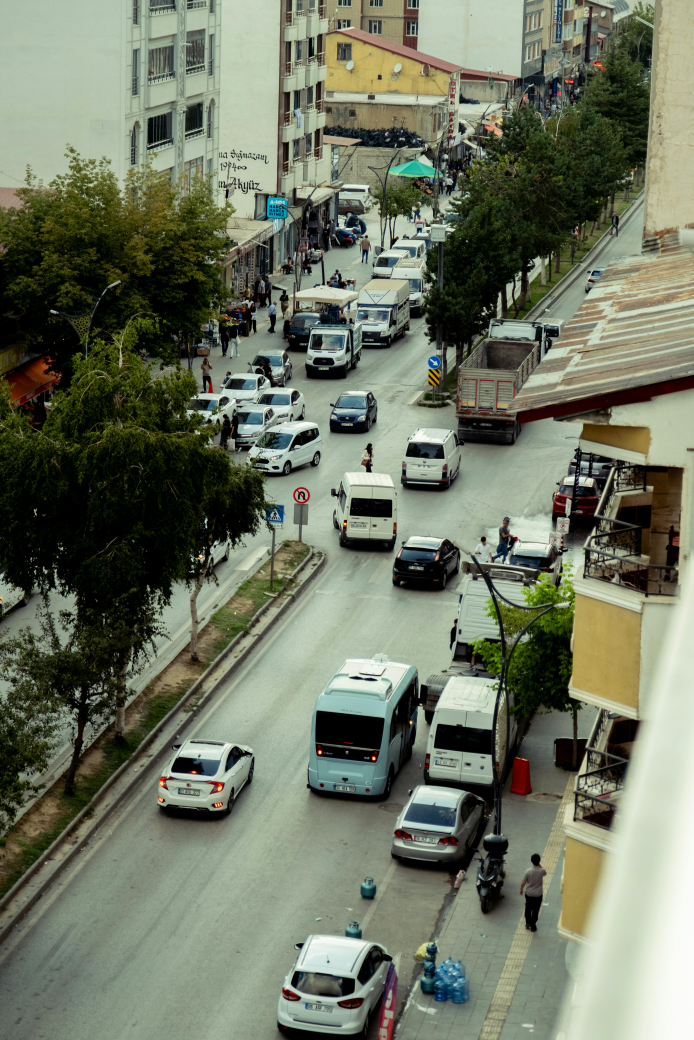
#> input picture traffic.jpg, 4160 x 6240 px, found by its file name (shown at 1/6 size)
$ python opencv.py
#> lines starting #> are read from the running program, lines starting #| are printed output that depends on the picture
import cv2

print("OPEN CV VERSION :", cv2.__version__)

# Image load karo (imread = image read)
img = cv2.imread('traffic.jpg')
#> img is the input picture: shape (6240, 4160, 3); mean B, G, R 98.1, 117.3, 110.5

# Check karo - image mili ya nahi?
if img is None:
    print("Image nahi mili! File ka naam check karo.")
else:
    print("Image successfully load hui!")

    cv2.imshow("Traffic Image", img)
    cv2.waitKey(0)
    cv2.destroyAllWindows()

    print("Shape :", img.shape)
#| Shape : (6240, 4160, 3)
    print("Size :", img.size)
#| Size : 77875200
    print("Dtype :", img.dtype)
#| Dtype : uint8

    height = img.shape[0]
#> height = 6240
    width = img.shape[1]
#> width = 4160
    channels = img.shape[2]
#> channels = 3

    print(f"Height: {height}px | Width: {width}px | Channels: {channels}")
#| Height: 6240px | Width: 4160px | Channels: 3

# ---------------------------------------
# Color Conversion
# ---------------------------------------

img_bgr = cv2.imread('traffic.jpg')

if img_bgr is not None:

    img_rgb = cv2.cvtColor(img_bgr, cv2.COLOR_BGR2RGB)

    img_gray = cv2.cvtColor(img_bgr, cv2.COLOR_BGR2GRAY)
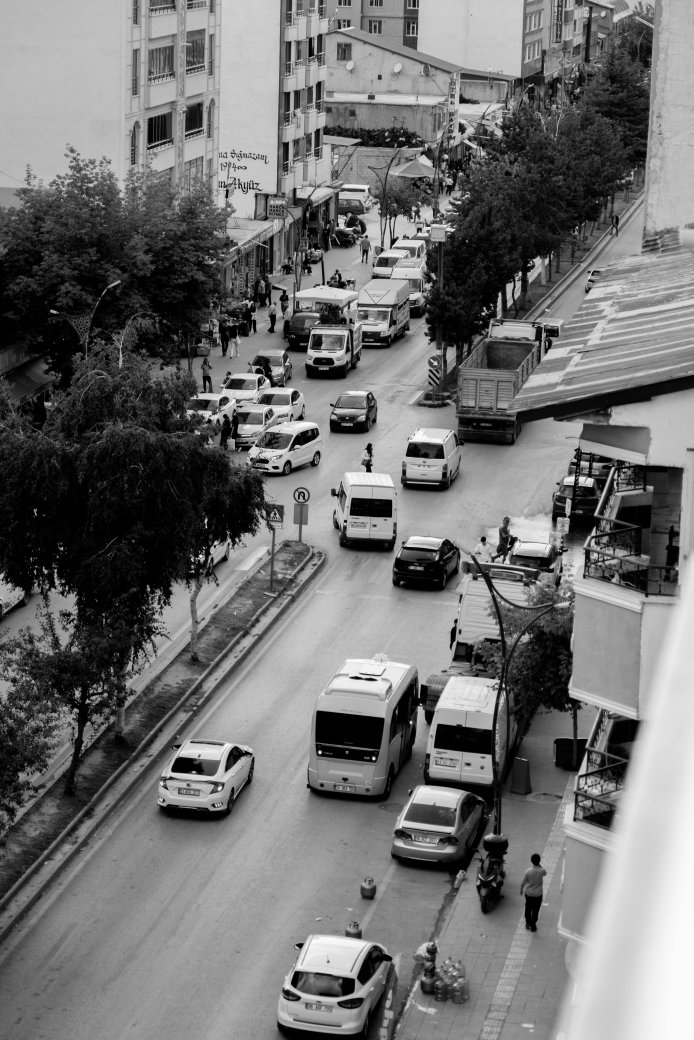
#> img_gray: shape (6240, 4160) (shown at 1/6 size); min 0, max 255, mean 113.1

    cv2.imshow("Original (BGR)", img_bgr)
    cv2.imshow("Grayscale", img_gray)

    cv2.waitKey(0)
    cv2.destroyAllWindows()

# ---------------------------------------
# Resize Image
# ---------------------------------------

img = cv2.imread('traffic.jpg')

if img is not None:

    print("Original size:", img.shape)
#| Original size: (6240, 4160, 3)

    img_small = cv2.resize(img, (320, 240))
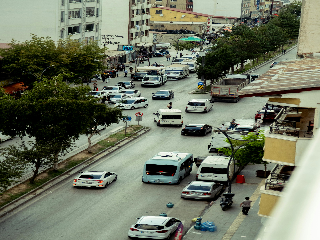
#> img_small: shape (240, 320, 3); mean B, G, R 98.3, 117.6, 110.8

    print("Resized size:", img_small.shape)
#| Resized size: (240, 320, 3)

    h, w = img.shape[:2]
#> h = 6240; w = 4160

    img_half = cv2.resize(img, (w // 2, h // 2))

    print("Half size:", img_half.shape)
#| Half size: (3120, 2080, 3)

    cv2.imwrite("traffic_small.jpg", img_small)

    print("Saved: traffic_small.jpg")

    cv2.imshow("Original", img)
    cv2.imshow("Resized", img_small)

    cv2.waitKey(0)
    cv2.destroyAllWindows()

$ run again, with cars.jpg copied over traffic.jpg
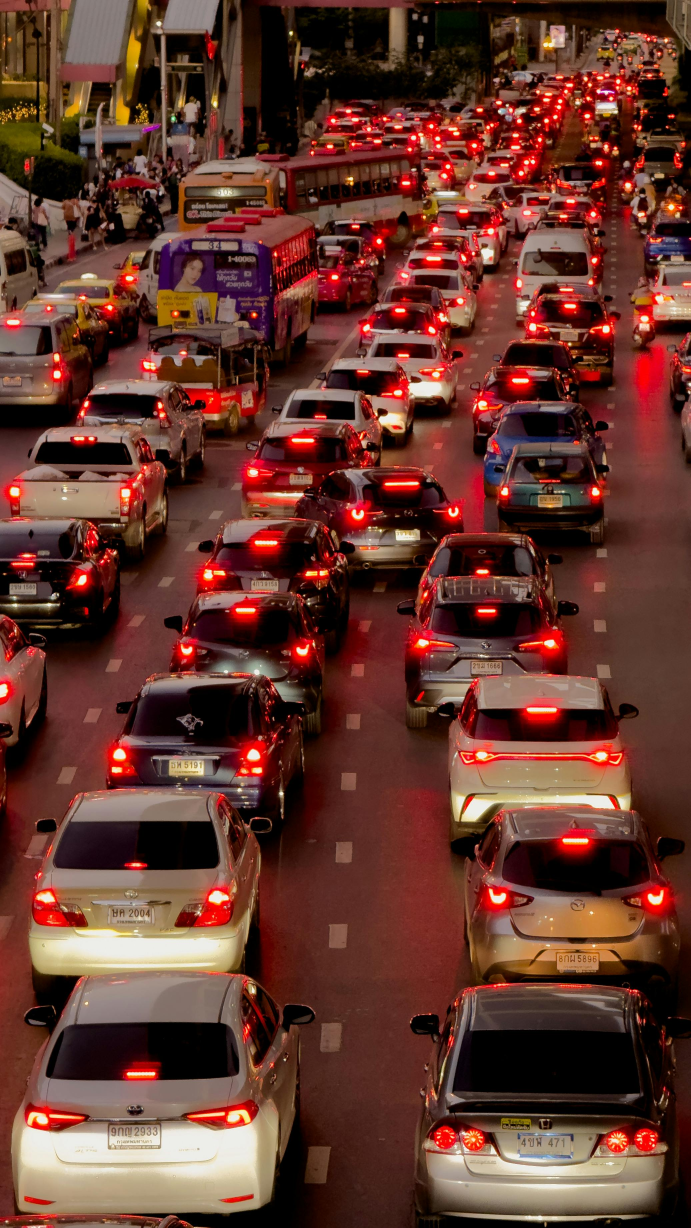
#> input picture cars.jpg, 2072 x 3683 px, found by its file name (shown at 1/3 size)
#> img is the input picture: shape (3683, 2072, 3); mean B, G, R 45.6, 55.8, 100.5
#| Shape : (3683, 2072, 3)
#| Size : 22893528
#| Dtype : uint8
#| Height: 3683px | Width: 2072px | Channels: 3
#> `img_gray = cv2.cvtColor(img_bgr, cv2.COLOR_BGR2GRAY)`:
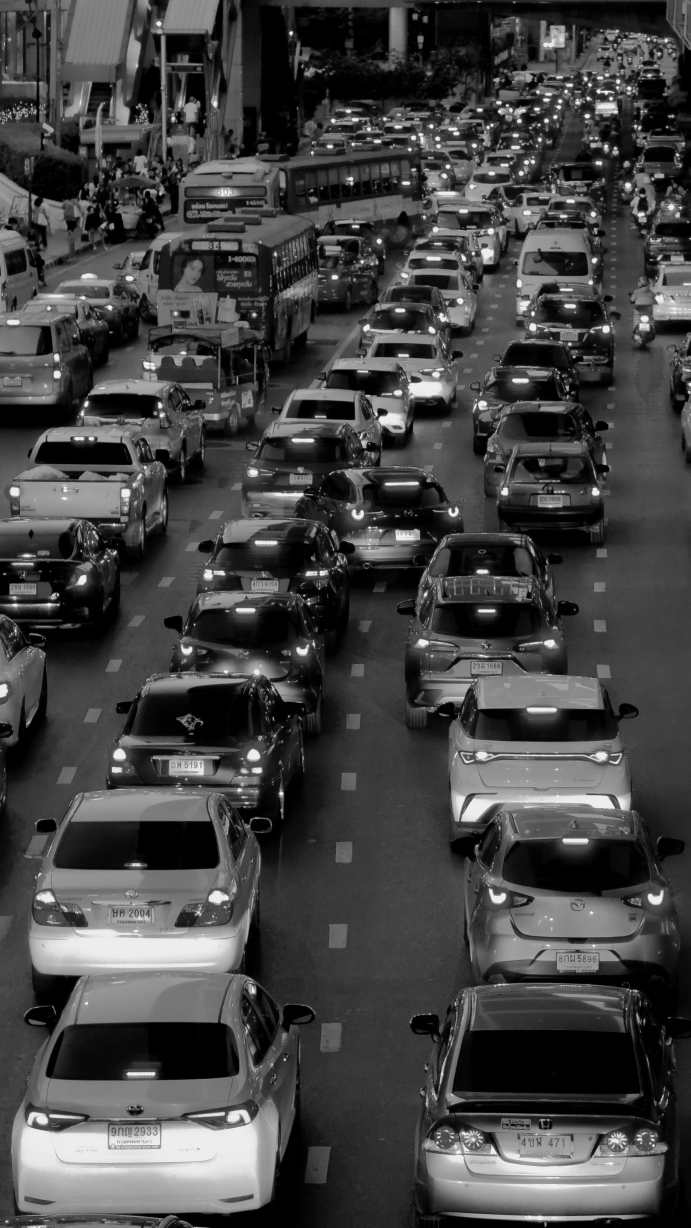
#> img_gray: shape (3683, 2072) (shown at 1/3 size); min 0, max 254, mean 68
#| Original size: (3683, 2072, 3)
#> `img_small = cv2.resize(img, (320, 240))`:
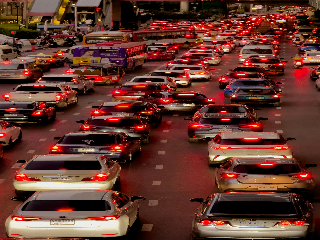
#> img_small: shape (240, 320, 3); mean B, G, R 45.4, 55.6, 100.3
#| Resized size: (240, 320, 3)
#| Half size: (1841, 1036, 3)
